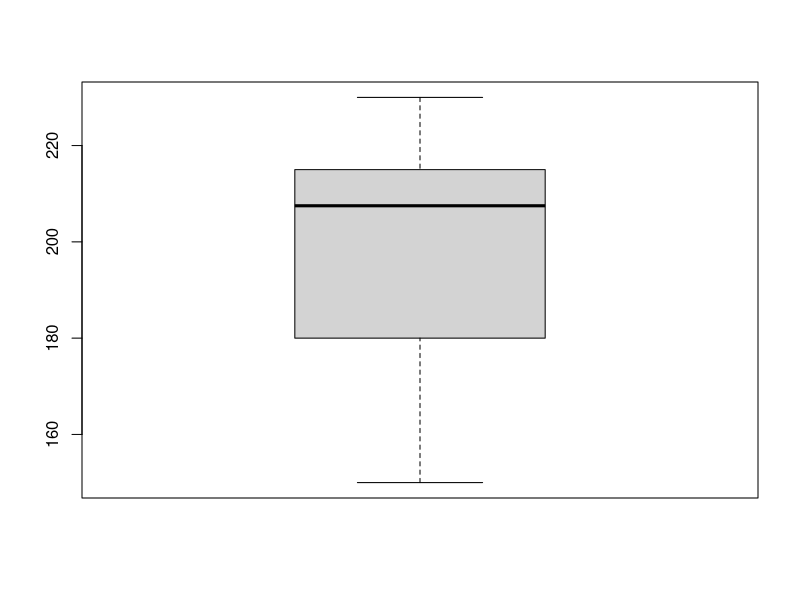

Recreate this plot in R.
#' @title 4_UsingVector.R
#' @description Creating, accessing, transforming, subsetting and applying in-built functions to a vector 
#' @author NMCG
#' @bugs None
#' @keywords vector, subset, sort, sample, element-wise operations
#' @seealso https://www.tutorialspoint.com/r/r_vectors.htm

# Automatically clear console - the string literal "\014" sends a CTRL + L to the console to clear it
cat("\014")

# Instantiating a Vector ----------------------------------------------------------

#  A numeric value for each level
level_numbers <- 1:10

# Player scores from ten rounds of a game
player_scores <- c(150, 200, 180, 220, 170, 190, 210, 230, 200, 215)

# Names of some game levels
levels <- c("Grassy Plains", "Misty Mountains", "Arid Desert", "Icy Tundra", "Volcanic Island", "Lava Lair", "Ocean Abyss", "Sky Castle", "Dark Dungeon", "Final Fortress")

# Checkpoints reached by player (TRUE/FALSE)
checkpoints <- c(TRUE, TRUE, FALSE, TRUE, TRUE, FALSE, TRUE, FALSE, TRUE, TRUE)

# Print vectors ----------------------------------------------------------
print(level_numbers)
print(player_scores)
print(levels)
print(checkpoints)

for(i in 1:length(levels))
{
 # print(i)
  print(levels[i])
}

# Accessing elements of a vector by index ----------------------------------------------------------

print(levels[7])  # seventh level
print(player_scores[c(1, 6, 10)])  # scores from first, sixth, and tenth rounds

# Accessing values using [] and Subsetting --------------------------------------------------

player_names <-  c('alan','bea','ciara', 'dave', 'erica') 

# square bracket notation to modify a vector
player_names[2] <- "beatrix"
player_names

# square bracket notation to access
name <- player_names[2]
name

# using a negative index to exclude a value
excl_name <- player_names[-2]
excl_name

# using a vector with square bracket notation to access subset range
some_names1 <- player_names[c(2,4)]
some_names1

# using a vector and colon operator with square bracket notation to access subset range
some_names2 <- player_names[c(2:4)]
some_names2

# using a vector and negative to exlude a range of values
some_names3 <- player_names[-c(1,2)]
some_names3

# Modify elements of a vector ----------------------------------------------------------

# Update scores for the second and ninth rounds
player_scores[c(2, 9)] <- c(205, 215)

# Rename the third and eighth levels
levels[c(3, 8)] <- c("Dusty Dunes", "Cloud Kingdom")
print(player_scores)
print(levels)

# Vectorized operations ----------------------------------------------------------

# Award bonus points for each round
bonus_points <- c(10, 5, 10, 5, 10, 5, 10, 5, 10, 5)
updated_scores <- player_scores + bonus_points
print(updated_scores)

# Score difference between two players
player2_scores <- c(155, 195, 175, 215, 165, 185, 205, 225, 195, 210)
score_difference <- player_scores - player2_scores
print(score_difference)

# Useful functions with vectors ----------------------------------------------------------

print(length(levels))        # Number of game levels
print(sum(player_scores))    # Total score accumulated by player
print(range(player_scores))  # Range of scores (min and max)

# Find unique scores
unique_scores <- unique(player_scores)
print("Unique scores:")
print(unique_scores)

# Basic Statistical Functions ----------------------------------------------------------

# Mean of scores
mn <- mean(player_scores)
print(paste("Mean of player scores:", mn))

# Median of scores
md <- median(player_scores)
print(paste("Median of player scores:", md))

# Variance of scores
variance <- var(player_scores)
print(paste("Variance of player scores:", variance))

# Standard deviation of scores
std_dev <- sd(player_scores)
print(paste("Standard deviation of player scores:", std_dev))

# Quantiles of scores
quantiles <- quantile(player_scores, 0.75)
print("Quantiles of player scores:")
print(quantiles)

iqr <- quantile(player_scores, 0.75) - quantile(player_scores, 0.5)
print(iqr)

boxplot(player_scores)

# Sequences ----------------------------------------------------------

# Generate a sequence of game rounds
rounds <- seq(1, 20, by=2)   # Odd-numbered rounds
print(rounds)

# Generate a sequence of difficulty levels
difficulty_levels <- seq(0.5, 5, length.out=10) # from 0.5 to 5
print(difficulty_levels)

# Repetitions ----------------------------------------------------------

# Generate a default player life count for ten players
life_counts <- rep(3, times=10)
print(life_counts)

# Repeat level names to demonstrate a repeating pattern
repeated_levels <- rep(levels, each=2)  # Each level name is repeated twice
print(repeated_levels)

job_split <- rep(c("job", "no job"), each = c(35, 13))
job_split

# Filtering using logical conditions ----------------------------------------------------------

# Get scores greater than 200 and odd
high_scores <- player_scores[player_scores > 200 & player_scores%%2 == 1]
print(high_scores)

# Get levels that do not have a checkpoint reached
unreached_levels <- levels[!checkpoints]
print(unreached_levels)

# Filter levels that contain the word "Dark"
dark_levels <- levels[grep("un", levels)]
print(dark_levels)

# position in vector where we find matches
print(grep("un", levels))

# Checking conditions on vectors ----------------------------------------------------------

# Check if all player_scores are above 100
all_above_100 <- all((player_scores > 100))
print(paste("Are all scores above 100?", all_above_100))

# Check if any player_scores is above 220
any_above_220 <- any(player_scores > 220)
print(paste("Is any score above 220?", any_above_220))

# Applying a function over a vector using `sapply` ----------------------------------------------------------

# Calculate the score as a percentage of the maximum score for each round
percentage_scores <- sapply(player_scores, 
             function(score) (score / max(player_scores)) * 100)
print("Percentage scores:")
print(percentage_scores)

# Sorting and Ordering ----------------------------------------------------------

# Sorting scores in increasing order
sorted_scores <- sort(player_scores)
print("Sorted scores:")
print(sorted_scores)

# Sorting scores in decreasing order
sorted_scores_desc <- sort(player_scores, decreasing = TRUE)
print("Scores sorted in descending order:")
print(sorted_scores_desc)

# Order scores (returns indices that would sort the vector)
order_scores <- order(player_scores)
print("Indices to sort the scores:")
print(order_scores)

# Custom sort
#TODO: Add sort example


# Set Operations ----------------------------------------------------------

# Two sets of game levels a player has completed and yet to complete
completed_levels <- c("Grassy Plains", "Misty Mountains", "Arid Desert", "Icy Tundra")
yet_to_complete_levels <- c("Icy Tundra", "Volcanic Island", "Lava Lair")

# Union of the two sets
all_levels <- union(completed_levels, yet_to_complete_levels)
print("All levels:")
print(all_levels)

# Intersection of the two sets (common elements)
common_levels <- intersect(completed_levels, yet_to_complete_levels)
print("Common levels:")
print(common_levels)

# Set difference (levels in the first set but not in the second)
remaining_levels <- setdiff(completed_levels, yet_to_complete_levels)
print("Levels completed but not in 'yet to complete' list:")
print(remaining_levels)

sum_set_diff <- union(setdiff(completed_levels, yet_to_complete_levels),
      setdiff(yet_to_complete_levels, completed_levels))
